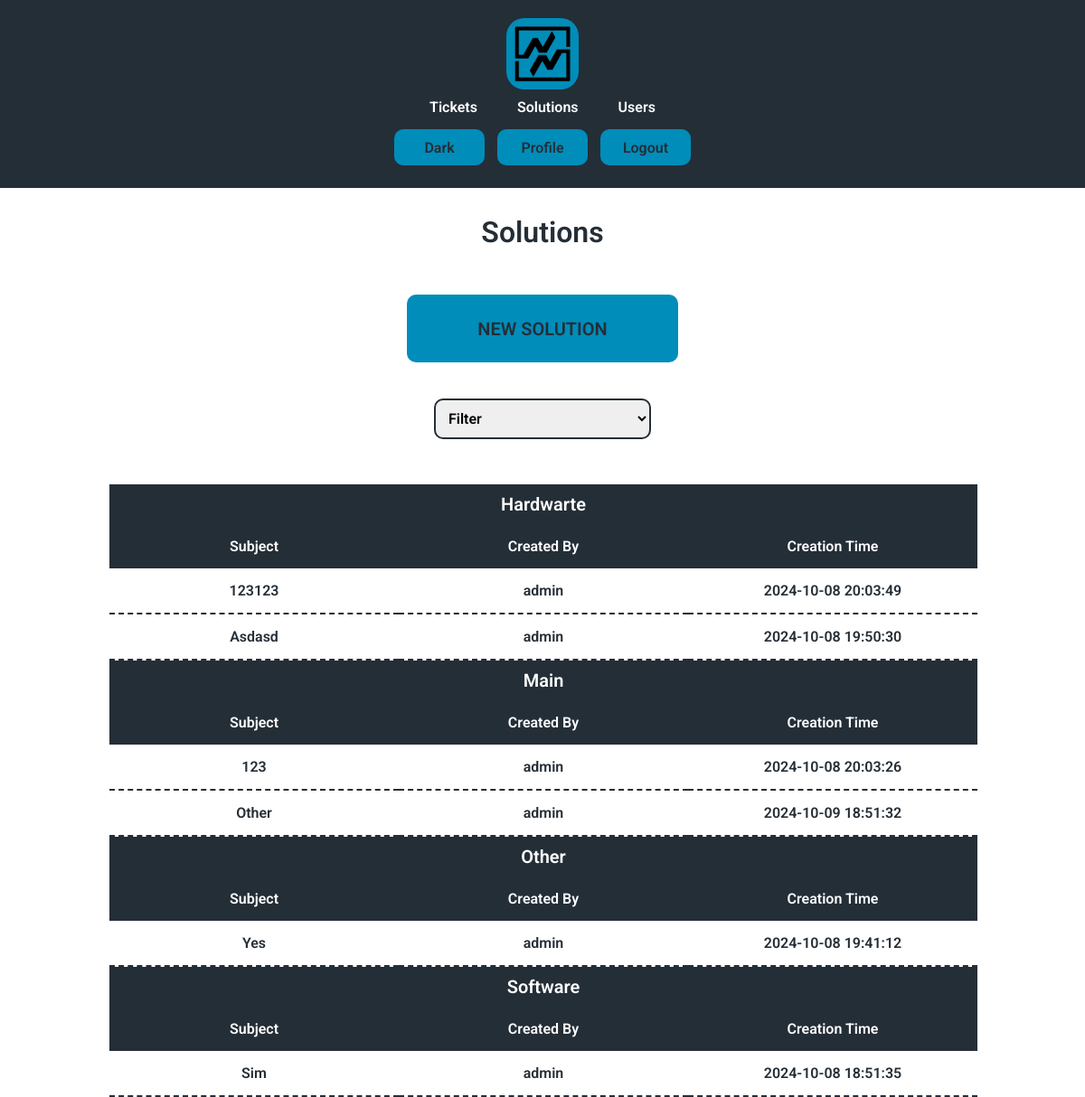
The app's page /solutions (signed in) with its own data.
### tables this page shows
CREATE TABLE solutions (
id INTEGER PRIMARY KEY AUTOINCREMENT NOT NULL,
category TEXT NOT NULL,
subject TEXT NOT NULL,
creator INTEGER,
description TEXT,
time TIMESTAMP DEFAULT CURRENT_TIMESTAMP,
FOREIGN KEY(creator) REFERENCES users(id) ON DELETE SET NULL ON UPDATE NO ACTION
);

CREATE TABLE users (id INTEGER PRIMARY KEY AUTOINCREMENT NOT NULL, name TEXT NOT NULL, hash TEXT NOT NULL, permission INTEGER DEFAULT 4 NOT NULL, active BLOB DEFAULT 0 NOT NULL, email TEXT NOT NULL);

### app.py (the view, shortened to what this page needs)
@app.route("/solutions", methods=["GET", "POST"])
@login_required
def solutions():
    listcategories = db.execute("SELECT DISTINCT category FROM solutions ORDER BY category")
    solutions = db.execute(
        """
        SELECT solutions.id, solutions.subject, solutions.category, solutions.time, users.name AS creator_name
        FROM solutions LEFT JOIN users ON solutions.creator = users.id ORDER BY subject;
        """
        )
    categories = listcategories
    return render_template("solutions.html", solutions = solutions, categories = categories, list = listcategories)

### app.py (called while the page is built)
def login_required(f):
    @wraps(f)
    def decorated_function(*args, **kwargs):
        if not session.get("user_id"):
            return redirect("/") # Redirect to the login page or wherever necessary
        return f(*args, **kwargs)  # Proceed with the actual route if logged in
    return decorated_function

### templates/solutions.html (shortened to what this page needs)
{% extends "layout.html" %}
{% block h1 %}<h1>Solutions</h1>{% endblock %}
{% block body %}
    {% if session.get("permission") < 3 %}
    <form class="margin" action="/newsolution">
        <button type="submit" class="enter">NEW SOLUTION</button>
        </form>
        {% endif %}
    <form class="margin" action="/solutions" method="post">
        <select id="status" name="category" onchange="clickButton()">
            <option hidden disabled value="" selected>Filter</option>
        </select>
    </form>
    <div class="main">
        {% for categorie in categories %}
        <table {% if categories|length == 1 %}
        class="select"
        {% else %}
        class="select column"
        {% endif %}>
            <thead>
                <caption>{{ categorie["category"] }}</caption>
                <tr>
                    <th >Subject</th>
                    <th>Created By</th>
                    <th class="none">Creation Time</th>
                </tr>
            </thead>
            <tbody>
                {% for solution in solutions %}
                {% if solution["category"] == categorie["category"] %}
                <tr onclick="clickButtonID('{{ solution['id'] }}')">
                    <td>{{ solution["subject"] }}</td>
                    <td>{{ solution["creator_name"] }}</td>
                    <td class="none">{{ solution["time"] }}</td>
                </tr>
                {% endif %}
                {% endfor %}
            </tbody>
        </table>
        {% endfor %}
    </div>
{% endblock %}

### static/styles.css (style rules this page uses)
.Light { --color1: #242e37; --color2: #ffffff; --color3: #e1e3e4; --color4: #242e37; --color5: #008dba; --colorextra: #ffffff; --font: "Roboto", sans-serif; }
* { font-family: var(--font); box-sizing: border-box; margin: 0; padding: 0; font-weight: 600; --font-color: var(--color1); --background-color: var(--color2); --nav-color: var(--color4); --navfont-color: var(--colorextra); --button-color: var(--color5); --buttonfont-color: var(--color4); --hover-color: var(--color3); --hoverfont-color: var(--color4); --logo-color: var(--color5); --linkhover-color: var(--color5); --tab-color: var(--color4); --tabfont-color: var(--colorextra); --tabhover-color: var(--color5); --tabhoverfont-color: var(--color4); --disabled-color: var(--color4); --disabledfont-color: var(--color3); --placeholder-color: var(--color4); --aler-color: var(--color5); --active-color: var(--color1); --activefont-color: var(--color5); --border-color: var(--color5); }
html { background-color: var(--background-color); color: var(--font-color); }
body { transition: background-color 0.5s, color 0.3s; }
button { background-color: var(--button-color); color: var(--buttonfont-color); border: none; border-radius: 10px; cursor: pointer; transition: all 0.5s ease 0s; width: 100px; height: 40px; font-size: 16px; margin: 5px; }
.enter { margin-top: 30px; margin-bottom: 10px; font-size: 20px; width: 300px; height: 75px; }
.main { margin: 40px 0 40px 0; }
.margin { margin: 20px 0 20px; }
table { width: 100%; border-collapse: collapse; text-align: center; table-layout: fixed; margin: 20px 0 20px 0; }
.column { float: left; width: 49.8%; margin: 0px 1px 0px 1px; }
td { padding: 15px 0px; border-bottom: 2px dashed var(--tab-color); }
th { background-color: var(--tab-color); padding: 15px 0px; transition: all 0.5s ease 0s; color: var(--tabfont-color); }
caption { font-size: 20px; padding: 10px 10px; color: var(--tabfont-color); background-color: var(--tab-color); }
h1 { margin: 20px 0 20px; }
input, select, textarea { width: 25%; min-width: 200px; padding: 10px; margin: 10px 0px; border: 2px solid var(--font-color); border-radius: 10px; font-size: 16px; }
@media (max-width: 1300px) { .column { width: 100%; } }
@media (max-width: 1300px) { td { width: 50%; } }

### records on screen
solutions: subject "123123", creator_name "admin", time "2024-10-08 20:03:49"
solutions: subject "Asdasd", creator_name "admin", time "2024-10-08 19:50:30"
solutions: subject "123", creator_name "admin", time "2024-10-08 20:03:26"
solutions: subject "Other", creator_name "admin", time "2024-10-09 18:51:32"
solutions: subject "Yes", creator_name "admin", time "2024-10-08 19:41:12"
solutions: subject "Sim", creator_name "admin", time "2024-10-08 18:51:35"

### other values on screen
{{ categorie["category"] }} "Hardwarte" "Main" "Other" "Software"
